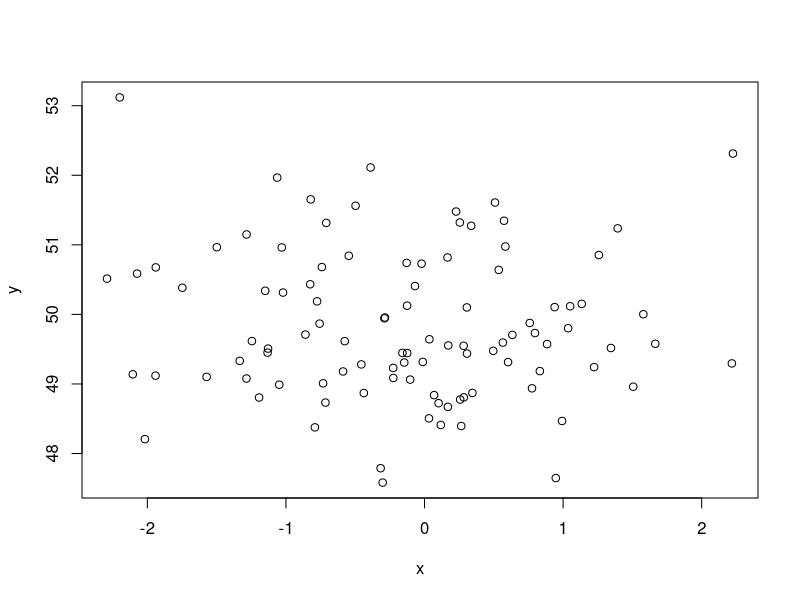
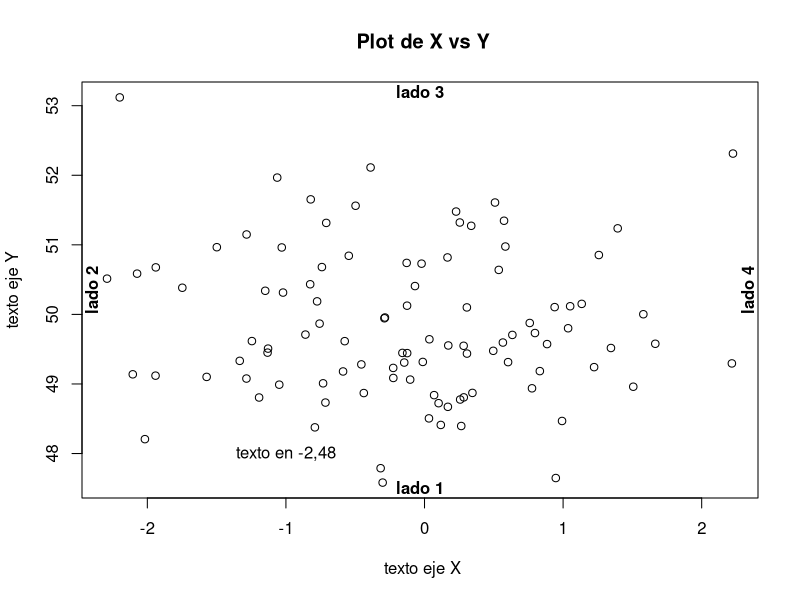

Reproduce these figures in R, in order. (Note: this script raises an error after producing the figures.)
echo=T

# Excersise 2.2
## Create a seq from 1 to 1000 in 4 intervals
seq(1, 1000, length.out = 4)

# Exercise 2.3
x <-c (1.1, 2.2, 3.3, 4.4)
s = c(seq(10,1))
attributes(x)
attributes(s)

## Rep

rep(x,2)
rep(x, each=2)
u = rep(1:2, c(8,4))
u

# Ex 2.5

sort(x, decreasing = TRUE)

# Ex 2.6 mean of x

sum(x)/length(x)
mean(x)

sum(( x - mean(x))^2)/(length(x)-1)
var(x)

# Ex 2.7
# Se registran ventas de 5 artículos el sábado, se registran en otro vector las ventas del
# domingo. Guarde en un vector articulo.nombres los nombres de los artículos correspondientes a las
# ventas. Obtener en un vector finde.ventas las ventas del fin de semana.
articulo.nombres = c("Libro", "Pluma", "Papel", "Tinta", "libreta")


# Ex 2.8
# Simule el lanzamiento de dos dados. Los lanzamientos son independientes.
# Nota: utilice la función sample, necesitará algún parámetro, cuál?
dice = c(seq(1,6))
sample(dice, 2, replace = TRUE)

# Ex 2.9
# Dado un vector de puntuaciones se han de quitar los valores extremos
puntuaciones = c(seq(1,10))
puntuaciones[2 : length(puntuaciones)-1]

names(x) = c("uno", "dos", "tres", "cuatro")
impar = x[c("uno", "tres")]

w = numeric()
length(w) = 10
w[3:5] = 5


sabado.vntas = c(200, 300, 320) # unidades vendidas el sabado
domingo.vntas = c(120, 230, 200) # unidades vendidas el domingo
finde.vntas = c(sabado.vntas, domingo.vntas) # agregación de las ventas
nombre.vntas = c("AB", "CD", "EF") # nombre articulos
fila.vntas = cbind(sabado.vntas, domingo.vntas) # se pegan las colmnas
columna.vntas = rbind(sabado.vntas, domingo.vntas) # se pegan las filas
colnames(columna.vntas) = nombre.vntas

## Data frames 

ventas <- data.frame(nombre.vntas, sabado.vntas, domingo.vntas )
ventas$sabado.vntas # se muestran las ventas del sabado
ventas$sabado.vntas + c(10,5,75) # se actualiza las ventas del sabado, ventas$sabado.vntas = ventas$sabado.vntas + c(10,5,75)

rm(list = ls())

## Matrices y Gráficos

a <- array(0, c(2,4)) # se reserva espacio y se asigna tdo a 0
a <- array(1:8, c(2,4))
m <- matrix(1:8, nrow = 2, ncol = 4, byrow = TRUE)
dim(m) # muestra las dimensiones, puede cambiarse

# Ex 3.1
## Cambie el valor de la esquina superior izda a -1 y los valores de la tercera fila a 1.
m[1,1] = -1
m[2,] = 1

# Ex 3.2
## Dado una matriz cuadrada inicializada al valor de la fila, se quiere poner a 0 los
## elementos (1,3) (2,2) y (3,1)

m = matrix(-1, 10, 10)
m[array(c(1:3,3:1), dim=c(3,2))] = 0

a <- array(1:5, dim=c(5,5)) # Genera array de 5X5 por cols
i <- array(c(1:3,3:1), dim=c(3,2)) # i bidimensional va a guardar las coordenadas
a[i] # se accede a aquellos componentes que seleccionamos
a[i] <- 0 # se asigna valor

# Ex 3.3
## Asigne el valor -2 a la diagonal principal de la matriz a
diag(a) = -2
diag(m) = -200

## Se le da semántica a filas y columnas

rownames(a) = LETTERS[1 : 5] # le pone nombre a las filas
colnames(a) = letters[1 : 5] # a las columnas
a

## Operaciones con matrices
C = c(rep(0, 3), rep(seq(1, 6), 3)); C
A = matrix(sample(C, 12), nrow = 3, byrow = T); A
B = matrix(sample(C, 12), nrow = 3, byrow = T); B

D = A + B; D # Suma de matrices.
E = A - B; E # Resta de A menos B.
F = A %*%t(B); F # Producto de matrices
G = A %o% B ; G # Producto exterior de matrices.
G = outer(A,B); G # Equivalente


## REPRESENTACIÓN DE GRÁFICOS

x <- rnorm (100); x # datos generados a partir de una normal
y <- rnorm (100) + 50; y
plot(x,y) # se abre una ventana

plot(x,y,xlab=" texto eje X",ylab="texto eje Y", main=" Plot de X vs Y") # se vuelve a abrir la ventana
text(-1,48, "texto en -2,48") # añade texto
mtext(paste("lado",1:4), side= 1:4, line= -1, font =2) # anade texto en los margenes


plot(x,y,type="n",xlab=" texto eje X",ylab="texto eje Y", main=" Sin Ejes", axes=F)
points(x,y,col = "green") # coloca los puntos
axis(1) # coloca eje X
axis(2, at=seq(48,54,length.out=5)) # coloca eje Y
box() # cierra la region principal


plot(x,y, col= "red", xlab=" texto eje X",ylab="texto eje Y", main=" Plot de X vs Y")
abline(h = 50, v = 0) # rectas horizontal y vertical
abline(a = 50, b = -3) # Recta ax+b


par(mar=c(4,4,2,2)) # se gana espacio si no hay titulo
plot(x,y,col=2, xlab=" texto eje X",ylab="texto eje Y", main=" Plot de X vs Y")


par(mfrow = c(2, 2))
plot(x, col = "red", type = "l", main = "Figura1")
plot(rnorm, col = "green", type = "l", main = "Figura2", lwd = 5, lty = 3)
plot(x, col = "yellow", type = "o", main = "Figura3",
sub = "Color yellow", lwd = 3)
plot(x, col = "grey21", type = "S", main = "Figura4")


par(mfrow = c(2, 3))
qqnorm(x, main = "qqnorm")
hist(x, main = "hist", freq=F)
dotchart(rnorm(10), main = "dotchart")
image(matrix(rnorm(100), ncol = 10), main = "image")
contour(matrix(rnorm(100), ncol = 10), main = "contour")
persp(matrix(rnorm(100), ncol = 10), main = "persp")
savePlot('plot02.png', type = 'png', device = dev.cur()) # para salvar en .png

# Ex 3.3
## Representar en un diagrama de quesos, pie la misma información que la que se
## muestra en con el siguiente comando.
hist(x, main="Histograma", breaks=10)
pie(y, main = "Pie Chart")

## Es probable que tengamos varios dispositivos gráficos abiertos... la ventana gráfica
## y varios pdf()
pdf("plot03.pdf") # cada vez se abre un dispositivo nuevo
hist(x, freq=F) # histograma
curve(dnorm(x), add=T) # se superpone la gráfica
## se han ejecutado varias veces las instrucciones anteriores...
dev.list() # se consulta la lista
dev.off(dev.cur()) # cierra el actual o se espefica número
